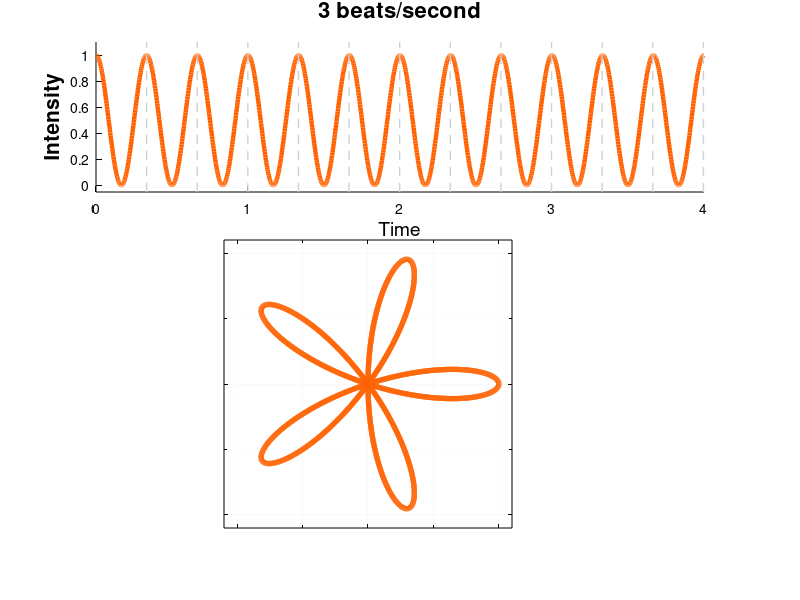

Recreate this plot in MATLAB.
close all; clc;
figure('Color','w','Position',[100 100 900 800]);   % 整体再拉高一点，更大气

% ==================== 上图：拍包络（放在顶部）====================
ax1 = axes('Position',[0.12 0.68 0.76 0.25]);   % 高度只占25%，顶部留白
t = linspace(0,4,1500);
y = cos(pi*3*t).^2;

plot(t,y,'Color',[1 0.38 0],'LineWidth',3.2);
axis([0 4 -0.05 1.1]);
set(ax1,'Color','w','XColor','k','YColor','k','Box','off');

ylabel('Intensity','FontSize',15,'FontWeight','bold');
title('3 beats/second','FontSize',16,'Position',[2, 1.28]);

% 拍节点虚线
hold on;
for k = 0.333:0.333:4
    plot([k k],[-0.05 1.1],'--','Color',[0.82 0.82 0.82],'LineWidth',1);
end
hold off;

set(ax1,'XTick',[0 1 2 3 4]);
xlabel('Time','FontSize',14);

% ==================== 下图：五瓣玫瑰（放在底部）====================
ax2 = axes('Position',[0.22 0.12 0.48 0.48]);   % 底部留足空间，左右也稍微收一点
theta = linspace(0,2*pi,5000);
r = cos(5*theta);
x = r.*cos(theta);
y = r.*sin(theta);

plot(x,y,'Color',[1 0.38 0],'LineWidth',3.8);
axis equal tight;
axis([-1.1 1.1 -1.1 1.1]);
set(ax2,'Color','w','XColor','k','YColor','k','Box','on');
grid on;
set(ax2,'GridColor',[0.88 0.88 0.88],...
    'XTick',-1:0.5:1,'YTick',-1:0.5:1,...
    'XTickLabel',[],'YTickLabel',[]);

% 完全不加任何文字！

set(gcf,'Color','w');
disp('完成！上下留白超过20%，所有文字已删除，超级干净大气');